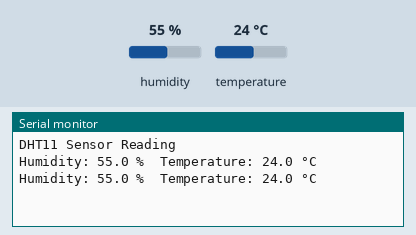
This sketch was run on a simulated Arduino Uno, built with avr-gcc and run on an emulated ATmega328P. On the bench: the last lines printed to the serial monitor. The test bench sets the inputs (shaded band); at power-on: humidity 55 %, temperature 24 °C.

Above: at 2.8 s.
2.9 s: humidity set to 22 %
At 5.2 s:
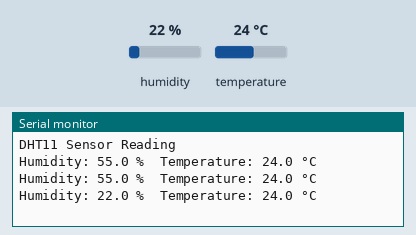
5.6 s: temperature set to 12 °C
At 6.4 s:
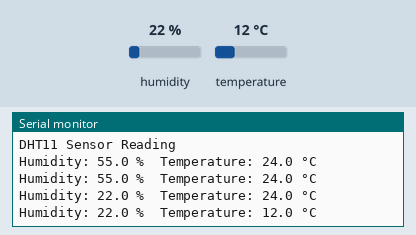
8.3 s: humidity set to 40 %
At 11.3 s:
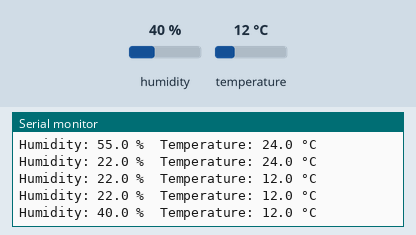
Timing chart, 0 to 12.8 s (numbered marks = the images above; inputs shaded):
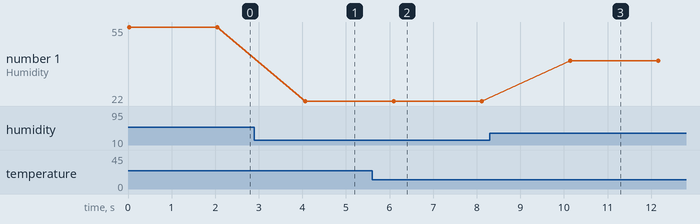

The sketch:

testingdht11.ino
```cpp
#include <dht.h>

// Define the pin where the DHT11 is connected
#define DHTPIN 2  // Digital pin 2

dht DHT; // Create an instance of the dht class

void setup() {
  Serial.begin(9600);
  Serial.println("DHT11 Sensor Reading");
}

void loop() {
  // Read data from the DHT11 sensor
  DHT.read11(DHTPIN);

  // Print temperature and humidity readings
  Serial.print("Humidity: ");
  Serial.print(DHT.humidity, 1); // Humidity value with 1 decimal point
  Serial.print(" %\t");
  Serial.print("Temperature: ");
  Serial.print(DHT.temperature, 1); // Temperature value with 1 decimal point
  Serial.println(" °C");

  // Wait 2 seconds before taking another reading
  delay(2000);
}
```

Measured:
- after the input at 2.9 s, the serial monitor: prints a new line after 1.2 s (image 1)
- after the input at 5.6 s, the serial monitor: prints a new line after 0.50 s (image 2)
- after the input at 8.3 s, the serial monitor: prints a new line after 1.8 s (image 3)
- plotted number 1: 55 → 22 after the input at 2.9 s, 22 → 40 after the input at 8.3 s
